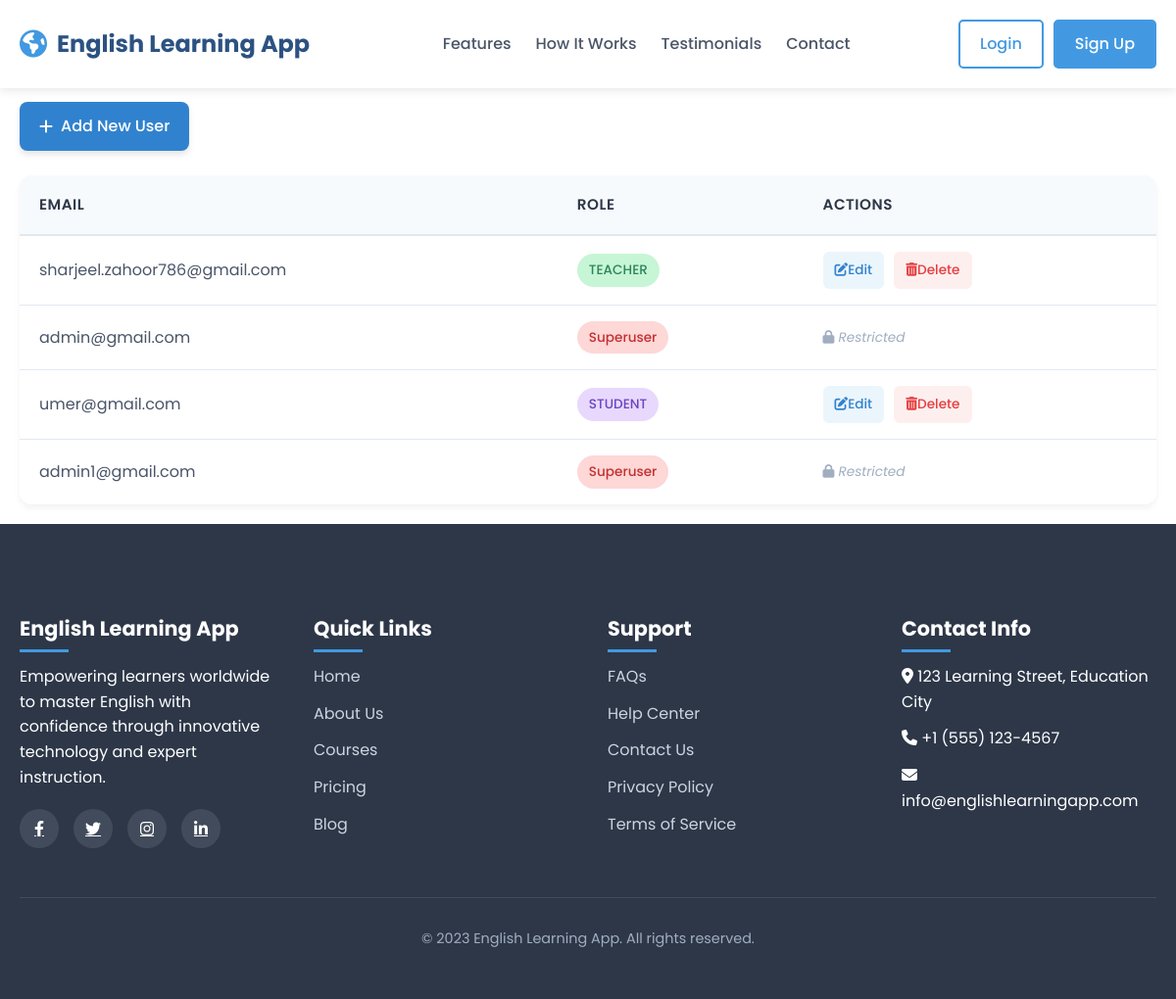
The app's page /accounts/users/ (signed in), older data.
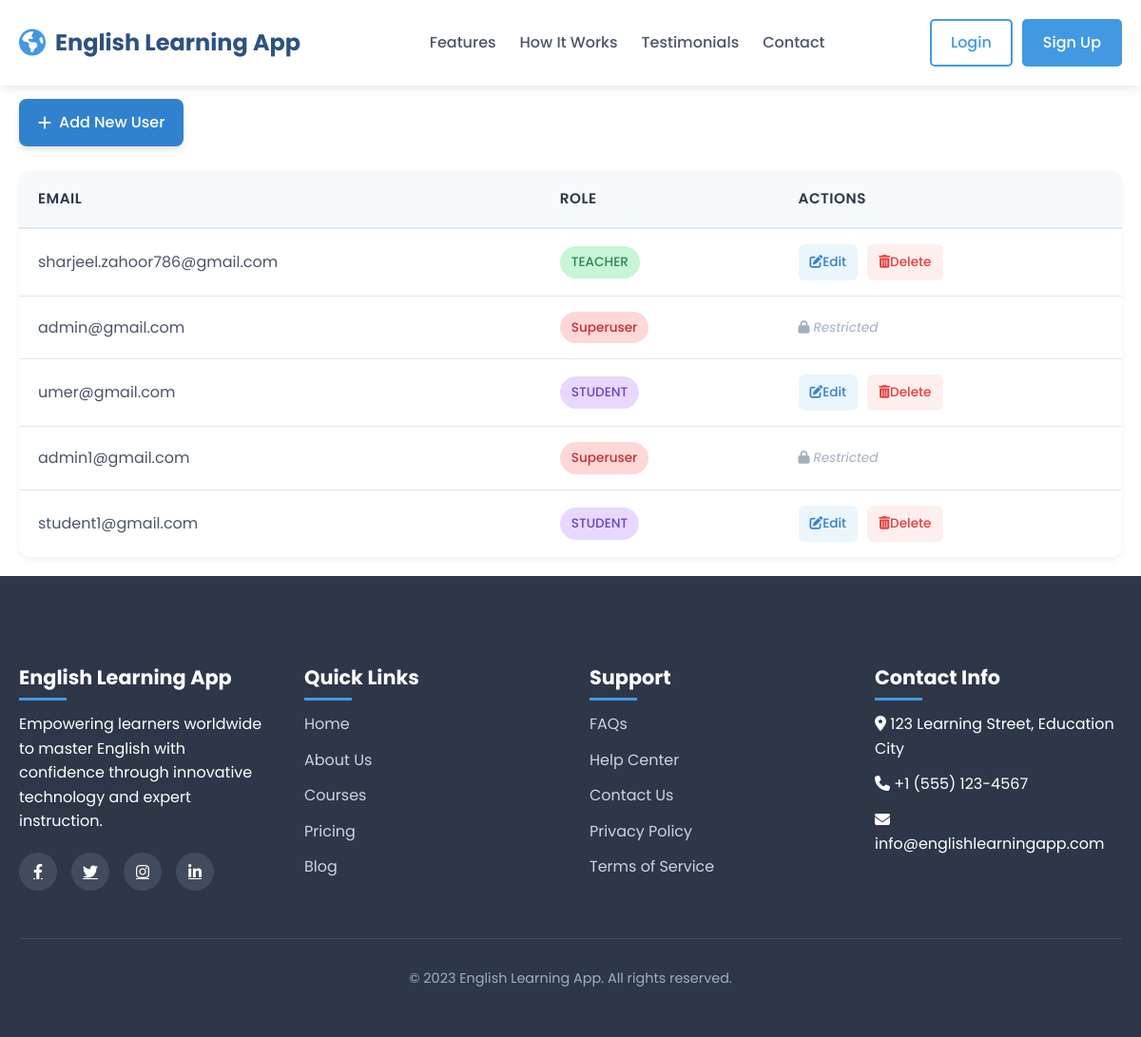
The same page, newer data.
### accounts/models.py (models this page shows, shortened)
class User(AbstractUser):
    email = models.EmailField('email address', unique=True)
    class Roles(models.TextChoices):
        ADMIN = 'ADMIN', 'Admin'
        TEACHER = 'TEACHER', 'Teacher'
        STUDENT = 'STUDENT', 'Student'
    role = models.CharField(
        max_length=20,
        choices=Roles.choices,
        default=Roles.STUDENT
    )

### accounts/views.py (the view)
# urls.py: path("users/", views.user_list, name="user_list"),
@login_required
def user_list(request):
    if not request.user.is_superuser:  # ✅ only superuser can access
        return redirect("accounts:dashboard_redirect")
    users = User.objects.all()
    return render(request, "accounts/user_list.html", {"users": users})

### accounts/templates/accounts/user_list.html (shortened to what this page needs)
{% extends "core/home.html" %}
{% block content %}
<div class="container">
    <h1> Manage Users</h1>
    <a href="{% url 'accounts:user_create' %}" class="add-user-btn">
        <i class="fas fa-plus"></i> Add New User
    </a>
    {% if users %}
        <div class="table-container">
            <table>
                <thead>
                    <tr>
                        <th>Email</th>
                        <th>Role</th>
                        <th>Actions</th>
                    </tr>
                </thead>
                <tbody>
                    {% for user in users %}
                    <tr>
                        <td>{{ user.email }}</td>
                        <td>
                            {% if user.is_superuser %}
                                <span class="role-badge role-superuser">Superuser</span>
                            {% else %}
                                <span class="role-badge role-{{ user.role|lower }}">{{ user.role }}</span>
                            {% endif %}
                        </td>
                        <td>
                            <div class="actions">
                                {% if not user.is_superuser %}
                                    <a href="{% url 'accounts:user_edit' user.id %}" class="action-btn edit-btn">
                                        <i class="fas fa-edit"></i> Edit
                                    </a>
                                    <a href="{% url 'accounts:user_delete' user.id %}" class="action-btn delete-btn" onclick="return confirm('Are you sure you want to delete this user?')">
                                        <i class="fas fa-trash-alt"></i> Delete
                                    </a>
                                {% else %}
                                    <span class="restricted"><i class="fas fa-lock"></i> Restricted</span>
                                {% endif %}
                            </div>
                        </td>
                    </tr>
                    {% endfor %}
                </tbody>
            </table>
        </div>
    {% else %}
        <div class="empty-state">
            <i class="fas fa-users"></i>
            <p>No users found.</p>
        </div>
    {% endif %}
</div>
{% endblock %}

### core/templates/core/home.html (shortened to what this page needs)
<!DOCTYPE html>
<html lang="en">
<head>
    <link rel="stylesheet" href="https://cdnjs.cloudflare.com/ajax/libs/font-awesome/6.4.0/css/all.min.css">
</head>
<body>
    <header>
        <div class="container header-container">
            <div class="logo">
                <i class="fas fa-globe-americas"></i>
                English Learning App
            </div>
            <nav>
                <ul>
                    <li><a href="#features">Features</a></li>
                    <li><a href="#how-it-works">How It Works</a></li>
                    <li><a href="#testimonials">Testimonials</a></li>
                    <li><a href="#contact">Contact</a></li>
                </ul>
            </nav>
            <div class="auth-buttons">
                <a href="{% url 'accounts:login' %}" class="btn btn-outline">Login</a>
                <a href="{% url 'accounts:signup' %}" class="btn btn-primary">Sign Up</a>
            </div>
        </div>
    </header>
{% block content %}{% endblock %}
    <footer id="contact">
        <div class="container">
            <div class="footer-grid">
                <div class="footer-col">
                    <h3>English Learning App</h3>
                    <p>Empowering learners worldwide to master English with confidence through innovative technology and expert instruction.</p>
                    <div class="social-links">
                        <a href="#"><i class="fab fa-facebook-f"></i></a>
                        <a href="#"><i class="fab fa-twitter"></i></a>
                        <a href="#"><i class="fab fa-instagram"></i></a>
                        <a href="#"><i class="fab fa-linkedin-in"></i></a>
                    </div>
                </div>
                <div class="footer-col">
                    <h3>Quick Links</h3>
                    <ul>
                        <li><a href="#">Home</a></li>
                        <li><a href="#">About Us</a></li>
                        <li><a href="#">Courses</a></li>
                        <li><a href="#">Pricing</a></li>
                        <li><a href="#">Blog</a></li>
                    </ul>
                </div>
                <div class="footer-col">
                    <h3>Support</h3>
                    <ul>
                        <li><a href="#">FAQs</a></li>
                        <li><a href="#">Help Center</a></li>
                        <li><a href="#">Contact Us</a></li>
                        <li><a href="#">Privacy Policy</a></li>
                        <li><a href="#">Terms of Service</a></li>
                    </ul>
                </div>
                <div class="footer-col">
                    <h3>Contact Info</h3>
                    <ul>
                        <li><i class="fas fa-map-marker-alt"></i> 123 Learning Street, Education City</li>
                        <li><i class="fas fa-phone"></i> +1 (555) 123-4567</li>
                        <li><i class="fas fa-envelope"></i> info@englishlearningapp.com</li>
                    </ul>
                </div>
            </div>
            <div class="copyright">
                <p>&copy; 2023 English Learning App. All rights reserved.</p>
            </div>
        </div>
    </footer>
</body>
</html>

### core/templates/core/home.html (style rules this page uses)
* { margin: 0; padding: 0; box-sizing: border-box; }
body { font-family: 'Poppins', sans-serif; line-height: 1.6; color: #333; overflow-x: hidden; }
.container { width: 100%; max-width: 1200px; margin: 0 auto; padding: 0 20px; }
header { background-color: #fff; box-shadow: 0 2px 10px rgba(0, 0, 0, 0.1); position: fixed; width: 100%; top: 0; z-index: 1000; }
.header-container { display: flex; justify-content: space-between; align-items: center; padding: 15px 0; }
.logo { display: flex; align-items: center; font-size: 24px; font-weight: 700; color: #2c5282; }
.logo i { margin-right: 10px; color: #4299e1; font-size: 28px; }
nav ul { display: flex; list-style: none; }
nav ul li { margin-left: 25px; }
nav ul li a { text-decoration: none; color: #4a5568; font-weight: 500; transition: color 0.3s; }
.auth-buttons { display: flex; gap: 10px; }
.btn { padding: 10px 20px; border-radius: 5px; font-weight: 500; text-decoration: none; transition: all 0.3s; display: inline-block; }
.btn-outline { border: 2px solid #4299e1; color: #4299e1; }
.btn-primary { background-color: #4299e1; color: white; border: 2px solid #4299e1; }
footer { background-color: #2d3748; color: white; padding: 70px 0 30px; }
.footer-grid { display: grid; grid-template-columns: repeat(auto-fit, minmax(200px, 1fr)); gap: 40px; margin-bottom: 50px; }
.footer-col h3 { font-size: 1.3rem; margin-bottom: 20px; position: relative; }
.footer-col h3::after { content: ''; position: absolute; bottom: -8px; left: 0; width: 50px; height: 3px; background-color: #4299e1; }
.footer-col ul { list-style: none; }
.footer-col ul li { margin-bottom: 12px; }
.footer-col ul li a { color: #cbd5e0; text-decoration: none; transition: color 0.3s; }
.social-links { display: flex; gap: 15px; margin-top: 20px; }
.social-links a { display: flex; align-items: center; justify-content: center; width: 40px; height: 40px; background-color: rgba(255, 255, 255, 0.1); border-radius: 50%; color: white; transition: background-color 0.3s; }
.copyright { text-align: center; padding-top: 30px; border-top: 1px solid rgba(255, 255, 255, 0.1); color: #a0aec0; font-size: 0.9rem; }

### accounts/templates/accounts/user_list.html (style rules this page uses)
.container { max-width: 1200px; margin: 0 auto; padding: 20px; font-family: 'Poppins', sans-serif; }
h1 { color: #2c5282; font-size: 2.5rem; margin-bottom: 20px; font-weight: 700; display: flex; align-items: center; }
.add-user-btn { display: inline-flex; align-items: center; background-color: #3182ce; color: white; padding: 12px 20px; border-radius: 8px; text-decoration: none; font-weight: 500; margin-bottom: 25px; transition: all 0.3s ease; box-shadow: 0 4px 6px rgba(0, 0, 0, 0.1); }
.add-user-btn i { margin-right: 8px; }
.table-container { background-color: white; border-radius: 12px; overflow: hidden; box-shadow: 0 4px 6px rgba(0, 0, 0, 0.05); }
table { width: 100%; border-collapse: collapse; }
thead { background-color: #f7fafc; border-bottom: 2px solid #e2e8f0; }
th { padding: 18px 20px; text-align: left; color: #2d3748; font-weight: 600; font-size: 0.95rem; text-transform: uppercase; letter-spacing: 0.5px; }
tbody tr { border-bottom: 1px solid #e2e8f0; transition: background-color 0.2s ease; }
tbody tr:last-child { border-bottom: none; }
td { padding: 16px 20px; color: #4a5568; }
.role-badge { display: inline-block; padding: 6px 12px; border-radius: 20px; font-size: 0.85rem; font-weight: 500; }
.role-superuser { background-color: #fed7d7; color: #c53030; }
.role-teacher { background-color: #c6f6d5; color: #2f855a; }
.role-student { background-color: #e9d8fd; color: #6b46c1; }
.actions { display: flex; gap: 10px; }
.action-btn { display: inline-flex; align-items: center; padding: 8px 12px; border-radius: 6px; text-decoration: none; font-size: 0.85rem; font-weight: 500; transition: all 0.2s ease; }
.edit-btn { background-color: rgba(66, 153, 225, 0.1); color: #3182ce; }
.delete-btn { background-color: rgba(245, 101, 101, 0.1); color: #e53e3e; }
.restricted { color: #a0aec0; font-style: italic; font-size: 0.85rem; }

Row changes from the older to the newer data that the page shows:
added User: email "student1@gmail.com", role "STUDENT", is_superuser False (drawn)
